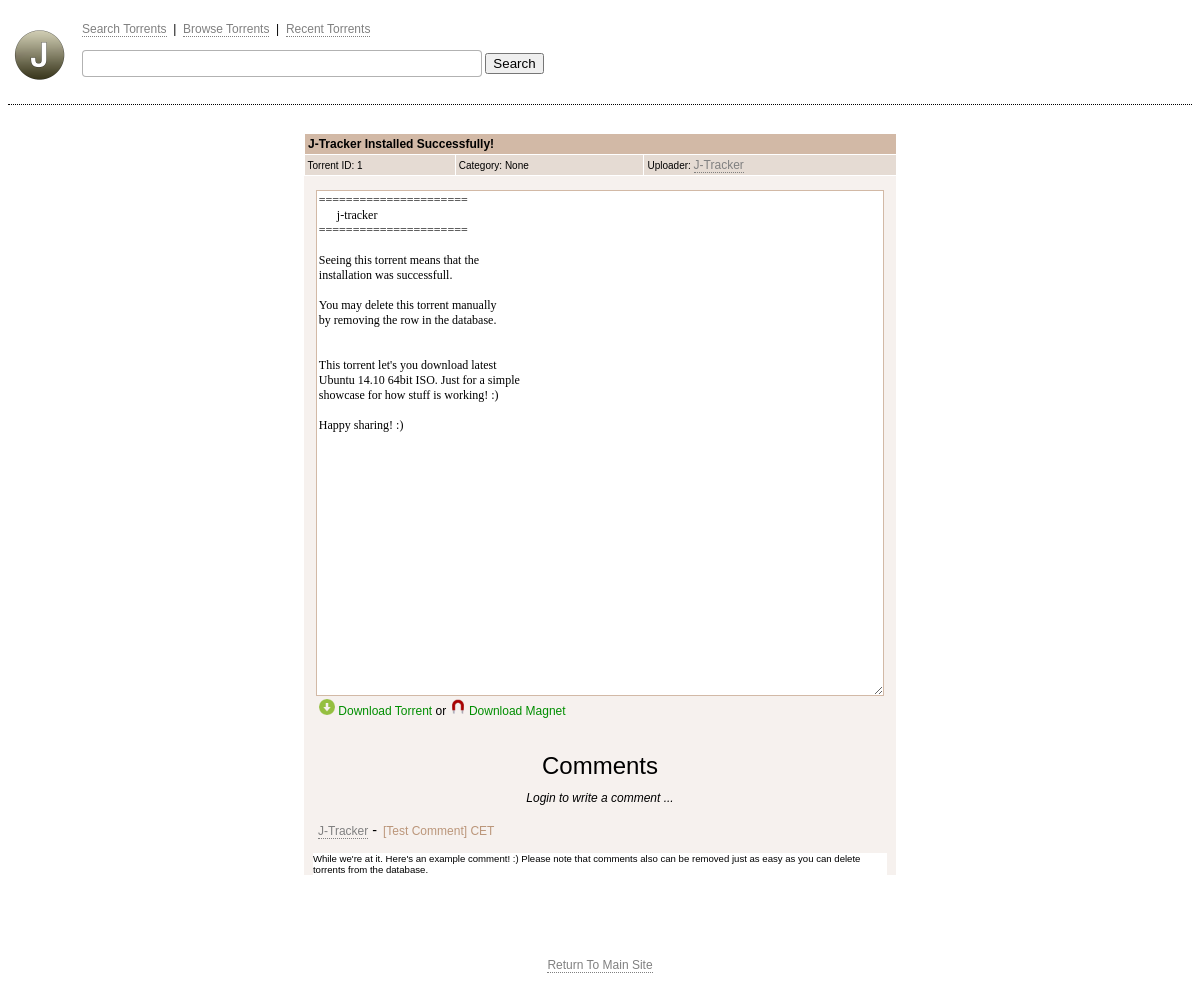
The app's page /torrent.php?id=1 with its own data.
### tables this page shows
CREATE TABLE `torrents` (
  `id` int(11) NOT NULL AUTO_INCREMENT,
  `cat` varchar(255) DEFAULT NULL,
  `uploader` varchar(255) DEFAULT NULL,
  `description` text,
  `link` varchar(255) DEFAULT NULL,
  `title` varchar(255) DEFAULT NULL,
  `date` tinytext,
  PRIMARY KEY (`id`)
);

CREATE TABLE `comments` (
  `id` text,
  `text` text,
  `user` varchar(255) DEFAULT NULL,
  `time` text
);

### classes/torrent.php (called while the page is built, shortened)
<?php
class Torrent {
	static protected $_errors = array();
	public function __construct ( $data = null, $meta = array(), $piece_length = 256 ) {
		if ( $this->build( $data, $piece_length * 1024 ) )
			$this->touch();
		else
			$meta = array_merge( $meta, $this->decode( $data ) );
	}
	public function announce ( $announce = null ) {
		if ( is_null( $announce ) )
			return ! isset( $this->{'announce-list'} ) ?
				isset( $this->announce ) ? $this->announce : null :
				$this->{'announce-list'};
	}
	public function name ( $name = null ) {
		return is_null( $name ) ?
			isset( $this->info['name'] ) ? $this->info['name'] : null :
			$this->touch( $this->info['name'] = (string) $name );
	}
	public function hash_info () {
		return isset( $this->info ) ?
			sha1( self::encode( $this->info ) ) :
			null;
	}
	public function size ( $precision = null ) {
		$size = 0;
		return is_null( $precision ) ?
			$size :
			self::format( $size, $precision );
	}
	public function magnet ( $html = true ) {
		$ampersand = $html ? '&amp;' : '&';
		return sprintf( 'magnet:?xt=urn:btih:%2$s%1$sdn=%3$s%1$sxl=%4$d%1$str=%5$s', $ampersand, $this->hash_info(), urlencode( $this->name() ), $this->size(), implode( $ampersand .'tr=', self::untier( $this->announce() ) ) );
	}
	static protected function decode ( $string ) {
		$data = is_file( $string ) || self::url_exists( $string ) ?
			self::file_get_contents( $string ) :
			$string;
		return (array) self::decode_data( $data );
	}
	static private function decode_data ( & $data ) {
		switch( self::char( $data ) ) {
		default:
			return self::decode_string( $data );
		}
	}
	static private function decode_string ( & $data ) {
		if ( ! $colon = @strpos( $data, ':' ) )
			return self::set_error( new Exception( 'Invalid string length, colon not found' ) );
		$length = intval( substr( $data, 0, $colon ) );
		$string = substr( $data, $colon + 1, $length );
		return $string;
	}
	protected function build ( $data, $piece_length ) {
		if ( is_null( $data ) )
			return false;
		elseif ( is_array( $data ) && self::is_list( $data ) )
			return $this->info = $this->files( $data, $piece_length );
		elseif ( is_dir( $data ) )
			return $this->info = $this->folder( $data, $piece_length );
		elseif ( ( is_file( $data ) || self::url_exists( $data ) ) && ! self::is_torrent( $data ) )
			return $this->info = $this->file( $data, $piece_length );
		else
			return false;
	}
	static protected function set_error ( $exception, $message = false ) {
		return ( array_unshift( self::$_errors, $exception ) && $message ) ? $exception->getMessage() : false;
	}
	static private function char ( $data ) {
		return empty( $data ) ?
			false :
			substr( $data, 0, 1 );
	}
	static public function is_url ( $url ) {
		return preg_match( '#^http(s)?://[a-z0-9-]+(.[a-z0-9-]+)*(:[0-9]+)?(/.*)?$#i', $url );
	}
	static public function url_exists ( $url ) {
		return self::is_url( $url ) ?
			(bool) self::filesize ( $url ) :
			false;
	}
	static public function untier( $announces ) {
		$list = array();
		return $list;
	}
}

### classes/Login.php (called while the page is built, shortened)
<?php
class Login
{
    public function isUserLoggedIn()
    {
        return false;
    }
}

### torrent.php (the view, shortened to what this page needs)
<!DOCTYPE html PUBLIC "-//W3C//DTD XHTML 1.0 Strict//EN"
        "http://www.w3.org/TR/xhtml1/DTD/xhtml1-strict.dtd">
<html xmlns="http://www.w3.org/1999/xhtml">
<div class="topbar">
<form action="search.php" id="search" method="get">
<a href="index.php" class="a" style="float: left; border-bottom: 0px solid lol;"><img src="skin/default/img/logo.png" width="64" height="64" id="" alt="" class="topbar-logo"></a><br />
<a href="index.php" title="Search Torrents">Search Torrents</a>&nbsp;&nbsp;|&nbsp;
<a href="browse.php?p=0" title="Browse Torrents">Browse Torrents</a>&nbsp;&nbsp;|&nbsp;
<a href="#" title="Recent Torrent">Recent Torrents</a>
<br><br><input type="search" class="search" required="" name="query" value=""> <input value="Search" type="submit" class="submitbutton"><br>
</form>
</div>
<?php
include('classes/login.php');
include('classes/torrent.php');
$login = new Login();
?>
<head>
    <link rel="stylesheet" type="text/css" href="skin/default/style.css"/>
</head>
<body>
<?php
echo "
<center>
<br>
<br>
<div class='torrenttable' >
";
$query = mysql_query("SELECT * FROM torrents WHERE id='".htmlspecialchars($_GET['id'])."'")
or die("Database is currently AFK, it'll be back shortly.");
            while($results = mysql_fetch_array($query))
			{
				$torrent = new Torrent( $results['link'] );
                echo
				"
				<table >
                    <tr>
		               <td colspan='3' >"
					   .$results['title']."
                       </td>
                    </tr>
						<td>
                           Torrent ID: ".$results['id']."
                        </td>
						<td>
                           Category: ".$results['cat']."
                        </td>
                        <td>
                           Uploader: <a href='user.php?id=".$results['uploader']."'>" . $results['uploader'] . "
                        </td>
                    </tr>
					</table>
					</center>
					<center>
					<div class='torrentpagebg'><br>
				<textarea class='torrentdescription' disabled=''>"
					.$results['description'].
					"
                    </textarea>
					<br />
					<div style='float:left; margin-left: 15px;'><a class='torrentdl' href='" . $results['link'] . "'><font class='torrentdl'><img width='16' height='16' src='skin/default/img/dl_torrent.png' /> Download Torrent</font></a> or <a class='torrentdl' href=' " . $torrent->magnet() . "'><img width='16' height='16' src='skin/default/img/dl_magnet.png' /> Download Magnet</a><br /></div>
					</div>
<br />
				";
            }
if ($login->isUserLoggedIn() == true)
{
echo "<div class='commentpagebg'><font style='font-size: 24px; font-family: Helvetica; padding-top: 5px; padding-left: 10px; '><br>Comments<br>";
}
else
{
echo "<div class='commentpagebg'><font style='font-size: 24px; font-family: Helvetica; padding-top: 5px; padding-left: 10px; '><br>Comments<br><i><font style='font-size: 12px;'>Login to write a comment ...</font></i><br>";
}
	$query2 = mysql_query("SELECT * FROM comments WHERE id='".htmlspecialchars($_GET['id'])."'") or die(mysqli_error());
	if (mysql_num_rows($query2) > 0)
	{
	  while($comments = mysql_fetch_array($query2))
	  {
		echo "<p align='left' class='comment-user'><a href='user.php?id=" . $comments['user'] . "'>" . $comments['user'] . "</a> - <font class='timestamp'>" . $comments['time'] . " CET</b></font><div class='comment'>" . $comments['text'] . "<br></div>";
	  }
	}
	else
	   {
	    echo "<br>";
		echo "<font style='font-size: 16px; font-family: Helvetica; padding-top: 0px; padding-left: 10px; '>- No Comments For This Torrent -</font>";
	   }
	   echo "</div>";
?>
<br>
<br>
<a href="./index.php">Return To Main Site</a></center>
</body>
</html>

### skin/default/style.css (style rules this page uses)
body { font-family: Helvetica; font-size: 12px; }
.topbar { display: block; width: 100%; height: 96px; border-bottom: 1px dotted black; margin: 0px; }
.search { width: 400px; border: 1px solid rgba(0,0,0,0.3); border-radius: 4px 4px 4px 4px; padding: 5px; -webkit-box-sizing: border-box; -moz-box-sizing: border-box; box-sizing: border-box; }
.a { font-family: Helvetica; font-size: 12px; color: gray; text-decoration: none; border-bottom: 0px dotted gray; }
a { font-family: Helvetica; font-size: 12px; color: gray; text-decoration: none; border-bottom: 1px dotted gray; }
a.torrentdl { color: #008E00; border-bottom: 0px dotted #80C780; }
.topbar-logo { float: left; border: 0; padding: 0; margin-top: 15px; padding-right: 10px; }
.torrentpagebg { padding-top: -65px; position: relative; width: 50%; height: 550px; background: #F6F1EE; }
.commentpagebg { top: -16px; position: relative; width: 50%; height: auto; background: #F6F1EE; }
.comment { -moz-box-sizing: border-box; background: white; font-family: Verdana,Arial,Helvetica,sans-serif; font-size: 0.4em; position: relative; text-align: left; width: 97%; }
.timestamp { font-family: Helvetica; font-size: 12px; padding-left: 2px; color: #BB967A; }
.comment-user { font-family: Helvetica; font-size: 0.6em; padding-left: 14px; padding-bottom: 0px; }
.torrentdescription { color: black; width: 95%; height: 500px; border: 1px solid #D2B9A6; margin-left: auto; margin-right: auto; font-family: Consolas; font-size: 12px; word-break: break-all; display:inline-block; background: white; }
.torrenttable { margin:0px;padding:0px; width:50%; border:1px solid white; -moz-border-radius-bottomleft:0px; -webkit-border-bottom-left-radius:0px; border-bottom-left-radius:0px; -moz-border-radius-bottomright:0px; -webkit-border-bottom-right-radius:0px; border-bottom-right-radius:0px; -moz-border-radius-topright:0px; -webkit-border-top-right-radius:0px; border-top-right-radius:0px; -moz-border-radius-topleft:0px; -webkit-border-top-left-radius:0px; border-top-left-radius:0px; }
.torrenttable table { border-collapse: collapse; border-spacing: 0; width:100%; height:100%; margin:0px;padding:0px; }
.torrenttable tr:last-child td:last-child { -moz-border-radius-bottomright:0px; -webkit-border-bottom-right-radius:0px; border-bottom-right-radius:0px; }
.torrenttable table tr:first-child td:first-child { -moz-border-radius-topleft:0px; -webkit-border-top-left-radius:0px; border-top-left-radius:0px; }
.torrenttable table tr:first-child td:last-child { -moz-border-radius-topright:0px; -webkit-border-top-right-radius:0px; border-top-right-radius:0px; }
.torrenttable tr:last-child td:first-child { -moz-border-radius-bottomleft:0px; -webkit-border-bottom-left-radius:0px; border-bottom-left-radius:0px; }
.torrenttable tr:nth-child(odd) { background-color:#ffffff; }
.torrenttable td { background: #E5DBD3; border:1px solid white; border-width:0px 1px 1px 0px; text-align:left; padding:3px; font-size:10px; font-family:Arial; font-weight:normal; color:#000000; }
.torrenttable tr:last-child td { border-width:0px 1px 0px 0px; }
.torrenttable tr td:last-child { border-width:0px 0px 1px 0px; }
.torrenttable tr:last-child td:last-child { border-width:0px 0px 0px 0px; }
.torrenttable tr:first-child td { filter:progid:DXImageTransform.Microsoft.gradient(startColorstr="#cccccc", endColorstr="#b2b2b2"); background: -o-linear-gradient(top,#cccccc,b2b2b2); background-color:#D2B9A6; border:0px solid white; text-align:left; border-width:0px 0px 1px 1px; font-size:12px; font-family:Arial; font-weight:bold; color:#000000; }
.torrenttable tr:first-child td:first-child { border-width:0px 0px 1px 0px; }
.torrenttable tr:first-child td:last-child { border-width:0px 0px 1px 1px; }

### records on screen
torrents: title "J-Tracker Installed Successfully!", id "1", cat "None", uploader "J-Tracker", description "====================== j-tracker ====================== Seeing this torrent means that the installation was successfull. You may delete this torrent manually by removing the row in the database. This torrent let's you download latest Ubuntu 14.10 64bit ISO. Just for a simple showcase for how stuff is working! :) Happy sharing! :)"
comments: user "J-Tracker", time "[Test Comment]", text "While we're at it. Here's an example comment! :) Please note that comments also can be removed just as easy as you can delete torrents from the database."
